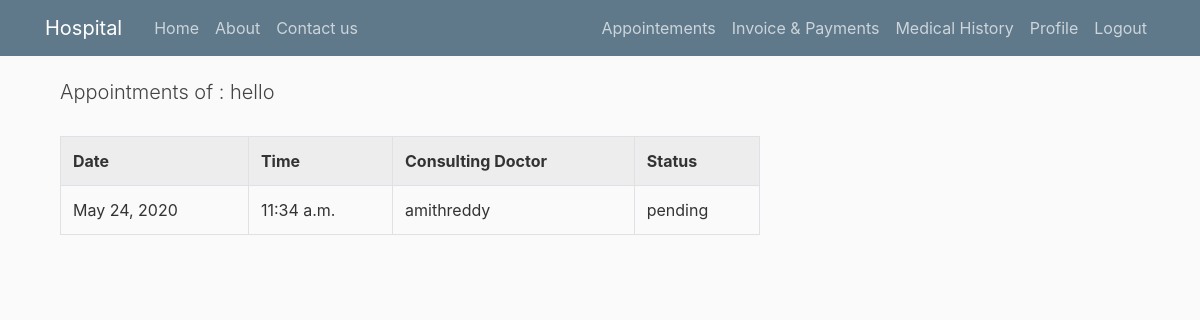
Screenshot of /accounts/appointments/patient/ (signed in) with the database file from the repository.
### accounts/models.py (models this page shows, shortened)
class Appointment(models.Model):
    patient_name = models.ForeignKey(User, related_name='patient_name',on_delete = models.CASCADE)
    consulting_doctor = models.ForeignKey(User,related_name='consulting_doctor',on_delete = models.CASCADE)
    status = models.CharField(max_length=15,choices = STATUS)
    date = models.DateField(auto_now_add = True)
    time = models.TimeField(auto_now_add = True)

### accounts/views.py (the view)
# urls.py: path('appointments/<str:type>/',user_views.appointments,name='appointments'),
@login_required
def appointments(request,type):
    if type == 'patient':
        data = Appointment.objects.filter(patient_name = request.user).order_by('-date','-time')
    else :
        data = Appointment.objects.filter(consulting_doctor = request.user).order_by('-date','-time')
    return render(request,'accounts/appointments.html',{'appointments':data,'type':type})

### accounts/templates/accounts/appointments.html (shortened to what this page needs)
{% extends "accounts/base.html" %}
{% block content %}
    <div class="container">
        <h2 class="page-header lead">Appointments of : {{user.username}}</h2>
        <br/>
        <table class="table table-striped table-bordered table-hover table-condensed">
            <tr>
                <th>Date</th>
                <th>Time</th>
                {% if type == 'patient' %}
                    <th>Consulting Doctor</th>
                {% else %}
                    <th>Patient Name</th>
                {% endif %}
                <th>Status </th>
            </tr>
              {% if type == 'patient' %}
                {% for appointment in appointments %}
                    <tr>
                        <td>{{appointment.date}}</td>
                        <td>{{appointment.time}}</td>
                        <td>{{appointment.consulting_doctor}}</td>
                        <td>{{appointment.status}} </td>
                    </tr>
                {% endfor %}
              {% endif %}
        </table>
    </div>
{% endblock content %}

### accounts/static/accounts/styles.css (style rules this page uses)
body { background: #fafafa; color: #333333; margin-top: 5rem; }
h1, h2, h3, h4, h5, h6 { color: #444444; }

### rows the page displays
Appointment: date "May 24, 2020", time "11:34 a.m.", consulting_doctor "amithreddy", status "pending"

### other values shown
{{ user.username }} "hello"
